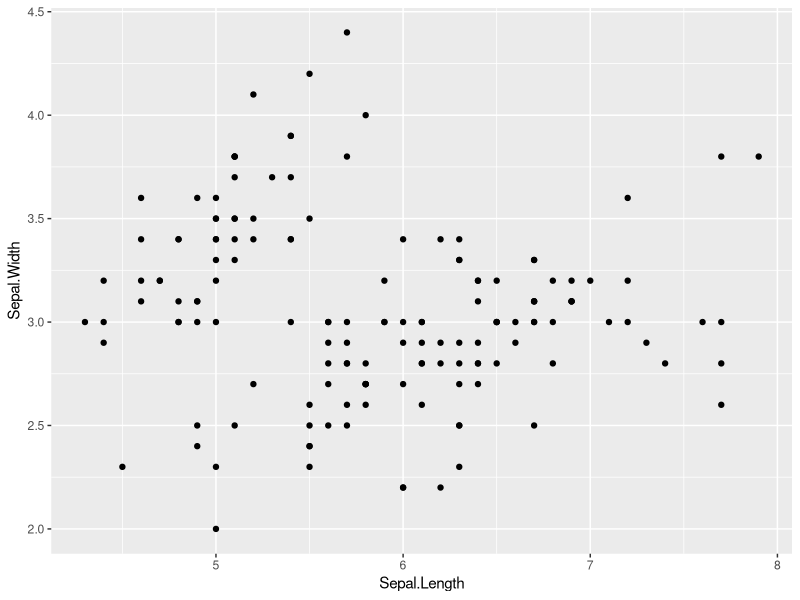
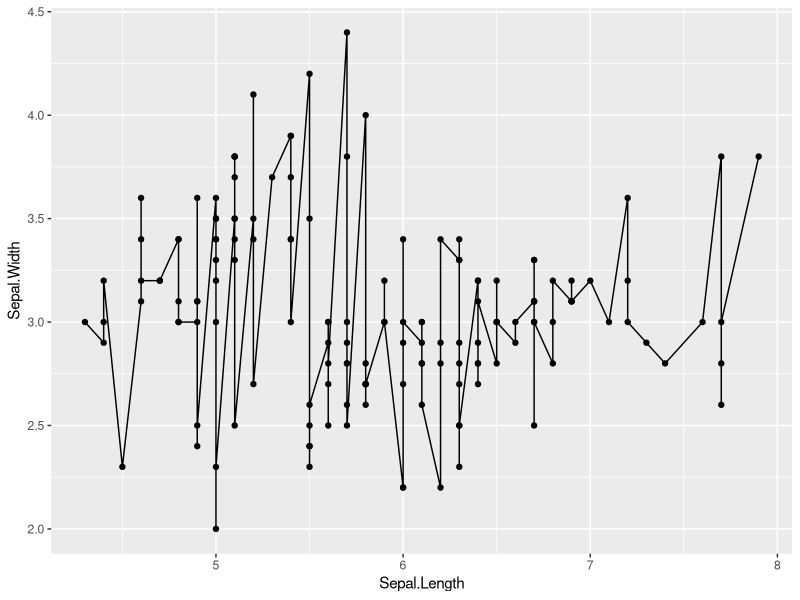

The R script that drew these images, in order:
#script de R subir a github
library(tidyverse)

dt <- iris
ggplot(dt, aes(Sepal.Length, Sepal.Width))+
       geom_point()

ggplot(dt, aes(Sepal.Length, Sepal.Width))+
  geom_point()+
  geom_line()

print("Hello Marina")

#Modifico des de github
